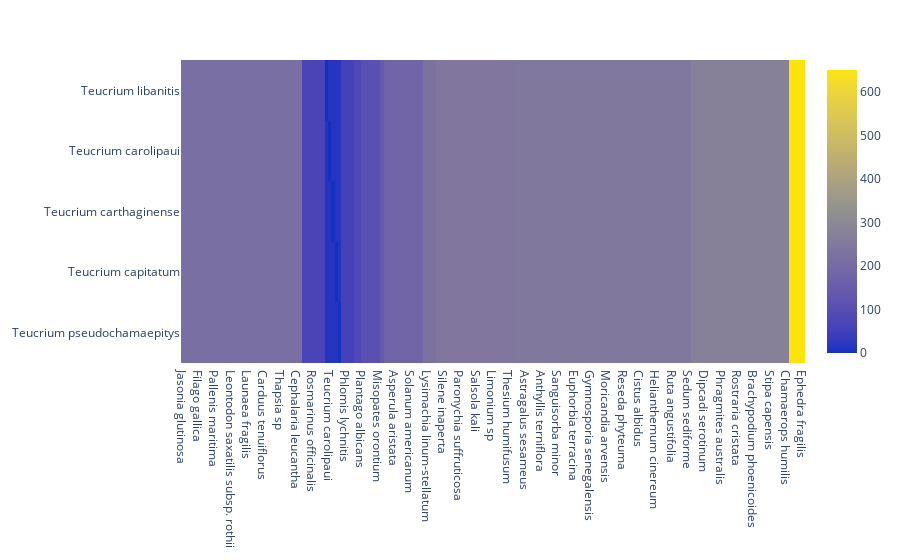

Source (notebook cell):
### Code cell
phylo.loc[_, :].plot(kind='imshow', aspect='auto')

### Figure 1 — Plotly figure (JSON) as saved in the notebook; plotly's stock layout.template omitted (floating-point values rounded to 4 significant figures; data arrays with more than 128 entries replaced by an {"elided": "..."} marker saying what was removed)
{"data": [{"coloraxis": "coloraxis", "hovertemplate": "x: %{x}<br>y: %{y}<br>color: %{z}<extra></extra>", "name": "0", "type": "heatmap", "x": {"elided": "191 str values"}, "xaxis": "x", "y": ["Teucrium libanitis", "Teucrium carolipaui", "Teucrium carthaginense", "Teucrium capitatum", "Teucrium pseudochamaepitys"], "yaxis": "y", "z": {"elided": "5x191 float values"}}], "layout": {"autosize": true, "coloraxis": {"colorscale": {"elided": "256x2 mixed values"}}, "margin": {"t": 60}, "xaxis": {"anchor": "y", "autorange": true, "domain": [0, 1], "range": [-0.5, 190.5], "type": "category"}, "yaxis": {"anchor": "x", "autorange": true, "domain": [0, 1], "range": [4.5, -0.5], "type": "category"}}}
